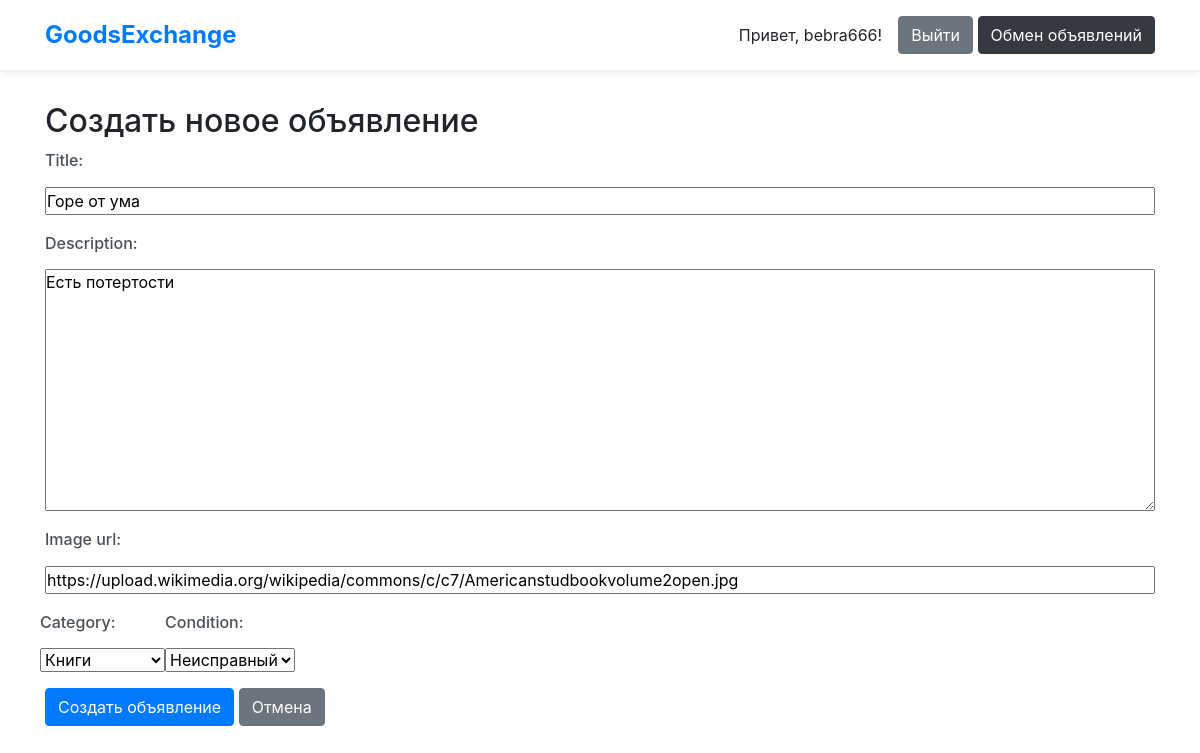
Page /ad/5/edit/ (signed in) on the committed database.
### exchange_app/models.py (models this page shows, shortened)
class Ad(models.Model):
    CATEGORY_CHOICES = [
        ('electronics', 'Электроника'),
        ('books', 'Книги'),
        ('clothing', 'Одежда'),
        ('other', 'Другое'),
    ]
    CONDITION_CHOICES = [
        ('new', 'Новый'),
        ('used', 'Б/У'),
        ('broken', 'Неисправный'),
    ]
    user = models.ForeignKey(User, on_delete=models.CASCADE)
    title = models.CharField(max_length=200)
    description = models.TextField()
    image_url = models.URLField(blank=True, null=True)
    category = models.CharField(max_length=50, choices=CATEGORY_CHOICES)
    condition = models.CharField(max_length=50, choices=CONDITION_CHOICES)
    created_at = models.DateTimeField(auto_now_add=True)

### exchange_app/views.py (the view)
# urls.py: path('ad/<int:pk>/edit/', AdUpdateView.as_view(), name='ad-update'),
class AdUpdateView(UpdateView):
    model = Ad
    fields = ['title', 'description', 'image_url', 'category', 'condition']
    template_name = 'ad/ad_form.html'
    success_url = reverse_lazy('ad-list')
    def dispatch(self, request, *args, **kwargs):
        ad = self.get_object()
        if ad.user != request.user:
            raise PermissionDenied
        return super().dispatch(request, *args, **kwargs)

### exchange_app/templates/Ad/ad_form.html (shortened to what this page needs)
{% extends 'base.html' %}
{% block content %}
<h2>Создать новое объявление</h2>
<form method="post" enctype="multipart/form-data">
    <div class="form-group">
        {{ form.title.label_tag }}
        {{ form.title }}
    </div>
    <div class="form-group">
        {{ form.description.label_tag }}
        {{ form.description }}
    </div>
    <div class="form-group">
        {{ form.image_url.label_tag }}
        {{ form.image_url }}
    </div>
    <div class="form-row">
        <div class="form-group">
            {{ form.category.label_tag }}
            {{ form.category }}
        </div>
        <div class="form-group">
            {{ form.condition.label_tag }}
            {{ form.condition }}
        </div>
    </div>
    <button type="submit" class="btn btn-primary">Создать объявление</button>
    <a href="{% url 'ad-list' %}" class="btn btn-secondary">Отмена</a>
</form>
{% endblock %}

### exchange_app/templates/base.html (shortened to what this page needs)
<!DOCTYPE html>
<html lang="ru">
<head>
    <link rel="stylesheet" href="https://stackpath.bootstrapcdn.com/bootstrap/4.5.2/css/bootstrap.min.css">
</head>
<body>
    <header>
        <div class="container">
            <div class="header-content">
                <a href="/" class="brand">GoodsExchange</a>
                <div class="auth-links">
                    {% if user.is_authenticated %}
                        <span>Привет, {{ user.username }}!</span>
                        <form action="{% url 'logout' %}" method="post">
                            <button type="submit" class="btn btn-secondary">Выйти</button>
                            <a href="{% url 'proposal-list' %}" class="btn btn-dark">Обмен объявлений</a>
                        </form>
                    {% else %}
                        <a href="{% url 'login' %}" class="btn btn-primary">Войти</a>
                        <a href="{% url 'signup' %}" class="btn btn-secondary">Регистрация</a>
                    {% endif %}
                </div>
            </div>
        </div>
    </header>
    <main class="container">
        {% block content %}{% endblock %}
    </main>
</body>
</html>

### exchange_app/templates/base.html (style rules this page uses)
:root { --primary: #4a90e2; --secondary: #6c757d; --success: #28a745; --light: #f8f9fa; --dark: #343a40; --border-radius: 8px; --box-shadow: 0 2px 8px rgba(0,0,0,0.1); }
.form-group { display: flex; flex-direction: column; gap: 0.4rem; }
* { box-sizing: border-box; margin: 0; padding: 0; font-family: -apple-system, BlinkMacSystemFont, 'Segoe UI', Roboto, sans-serif; }
body { background-color: #f4f6f8; line-height: 1.6; color: var(--dark); }
.container { max-width: 1200px; margin: 0 auto; padding: 0 20px; }
header { background: white; box-shadow: var(--box-shadow); padding: 1rem 0; margin-bottom: 2rem; }
.header-content { display: flex; justify-content: space-between; align-items: center; }
.brand { font-size: 1.5rem; font-weight: 700; color: var(--primary); text-decoration: none; }
.auth-links { display: flex; gap: 1rem; align-items: center; }
.btn { display: inline-flex; align-items: center; padding: 0.6rem 1.2rem; border-radius: var(--border-radius); text-decoration: none; transition: all 0.2s ease; font-weight: 500; }
.btn-primary { background: var(--primary); color: white; border: 2px solid var(--primary); }
.btn-secondary { background: var(--secondary); color: white; border: 2px solid var(--secondary); }
.form-group { margin-bottom: 1.2rem; }
.form-group label { display: block; margin-bottom: 0.5rem; font-weight: 500; color: #495057; }

### rows in the picture
Ad: title "Горе от ума", description "Есть потертости", image_url "https://upload.wikimedia.org/wikipedia/commons/c/c7/Americanstudbookvolume2open.jpg", category "Книги", condition "Неисправный"

### other values in the picture
{{ user.username }} "bebra666"
